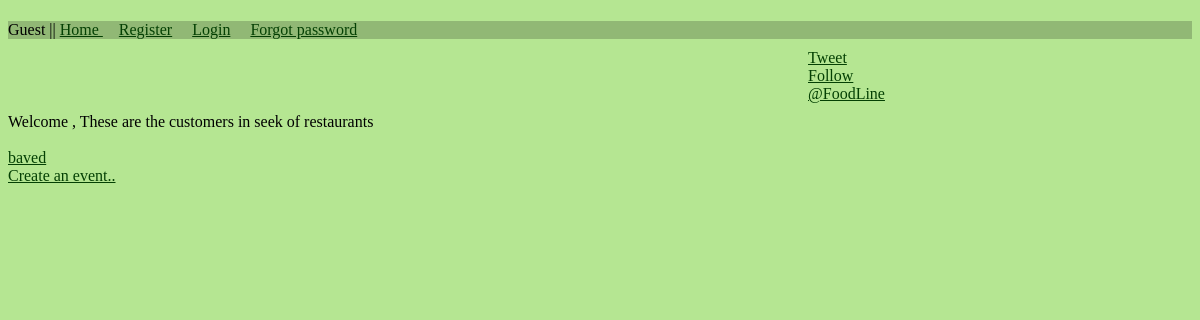
The app's page /foodline/companylist/, older data.
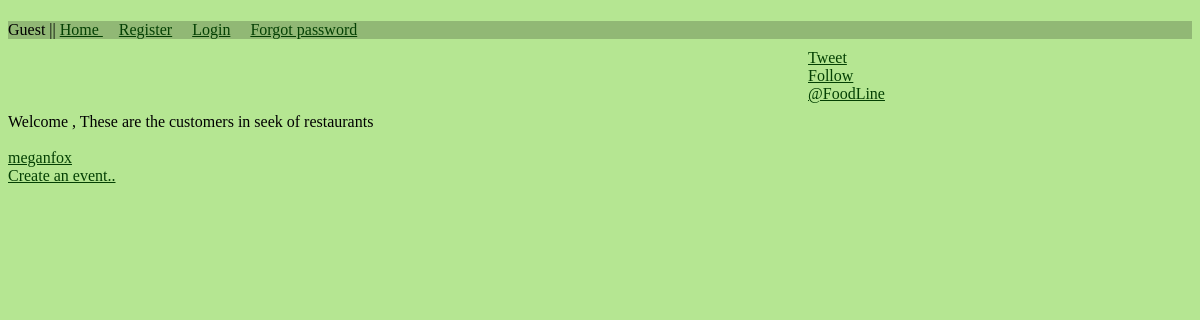
The same page, newer data.
### company/models.py (models this page shows)
class Customer(models.Model):
    customer=models.ForeignKey(User)
    contact_no=models.IntegerField(max_length = 10)
    address=models.TextField()

### company/views.py (the view)
def companylist(request):
    customer_data=Customer.objects.all()
    return render_to_response('company.html',locals())

### templates/company.html
{% extends "base.html" %}
{% block content %}
Welcome , These are the customers in seek of restaurants
{% for item in customer_data %}
               <br><br>
     <a href="/foodline/companyinfo/{{ item.id }}">{{ item.customer.username }}</a><br>
     {% endfor %}
     <a href="{% url company.views.registerevent %}"> Create an event.. </a> <br><br>
{% endblock %}

Row changes from the older to the newer data that the page shows:
changed Customer: customer.username "baved" → "meganfox"
